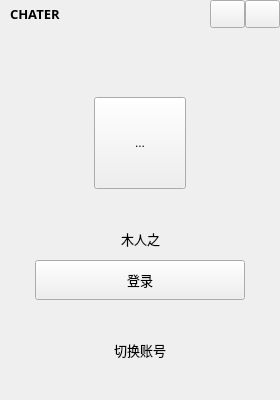
<?xml version="1.0" encoding="UTF-8"?>
<ui version="4.0">
 <class>signinWidget</class>
 <widget class="QWidget" name="signinWidget">
  <property name="geometry">
   <rect>
    <x>0</x>
    <y>0</y>
    <width>280</width>
    <height>400</height>
   </rect>
  </property>
  <property name="windowTitle">
   <string>signinWidget</string>
  </property>
  <property name="styleSheet">
   <string notr="true"/>
  </property>
  <layout class="QVBoxLayout" name="verticalLayout">
   <property name="spacing">
    <number>0</number>
   </property>
   <property name="leftMargin">
    <number>0</number>
   </property>
   <property name="topMargin">
    <number>0</number>
   </property>
   <property name="rightMargin">
    <number>0</number>
   </property>
   <property name="bottomMargin">
    <number>0</number>
   </property>
   <item>
    <widget class="QWidget" name="wgtTitle" native="true">
     <layout class="QHBoxLayout" name="horizontalLayout">
      <property name="spacing">
       <number>0</number>
      </property>
      <property name="leftMargin">
       <number>0</number>
      </property>
      <property name="topMargin">
       <number>0</number>
      </property>
      <property name="rightMargin">
       <number>0</number>
      </property>
      <property name="bottomMargin">
       <number>0</number>
      </property>
      <item>
       <spacer name="horizontalSpacer_6">
        <property name="orientation">
         <enum>Qt::Horizontal</enum>
        </property>
        <property name="sizeType">
         <enum>QSizePolicy::Fixed</enum>
        </property>
        <property name="sizeHint" stdset="0">
         <size>
          <width>10</width>
          <height>20</height>
         </size>
        </property>
       </spacer>
      </item>
      <item>
       <widget class="QLabel" name="lbTitle">
        <property name="font">
         <font>
          <family>Adobe 宋体 Std L</family>
          <pointsize>10</pointsize>
          <weight>75</weight>
          <bold>true</bold>
          <stylestrategy>PreferDefault</stylestrategy>
         </font>
        </property>
        <property name="text">
         <string>CHATER</string>
        </property>
       </widget>
      </item>
      <item>
       <spacer name="horizontalSpacer">
        <property name="orientation">
         <enum>Qt::Horizontal</enum>
        </property>
        <property name="sizeHint" stdset="0">
         <size>
          <width>40</width>
          <height>20</height>
         </size>
        </property>
       </spacer>
      </item>
      <item>
       <widget class="QPushButton" name="btnConfig">
        <property name="sizePolicy">
         <sizepolicy hsizetype="Fixed" vsizetype="Fixed">
          <horstretch>0</horstretch>
          <verstretch>0</verstretch>
         </sizepolicy>
        </property>
        <property name="minimumSize">
         <size>
          <width>35</width>
          <height>28</height>
         </size>
        </property>
        <property name="maximumSize">
         <size>
          <width>35</width>
          <height>28</height>
         </size>
        </property>
        <property name="text">
         <string/>
        </property>
       </widget>
      </item>
      <item>
       <widget class="QPushButton" name="btnClose">
        <property name="sizePolicy">
         <sizepolicy hsizetype="Fixed" vsizetype="Fixed">
          <horstretch>0</horstretch>
          <verstretch>0</verstretch>
         </sizepolicy>
        </property>
        <property name="minimumSize">
         <size>
          <width>35</width>
          <height>28</height>
         </size>
        </property>
        <property name="maximumSize">
         <size>
          <width>35</width>
          <height>28</height>
         </size>
        </property>
        <property name="text">
         <string/>
        </property>
       </widget>
      </item>
     </layout>
    </widget>
   </item>
   <item>
    <spacer name="verticalSpacer_2">
     <property name="orientation">
      <enum>Qt::Vertical</enum>
     </property>
     <property name="sizeType">
      <enum>QSizePolicy::Expanding</enum>
     </property>
     <property name="sizeHint" stdset="0">
      <size>
       <width>20</width>
       <height>80</height>
      </size>
     </property>
    </spacer>
   </item>
   <item>
    <widget class="QWidget" name="widget_2" native="true">
     <layout class="QHBoxLayout" name="horizontalLayout_2">
      <property name="spacing">
       <number>0</number>
      </property>
      <property name="leftMargin">
       <number>0</number>
      </property>
      <property name="topMargin">
       <number>0</number>
      </property>
      <property name="rightMargin">
       <number>0</number>
      </property>
      <property name="bottomMargin">
       <number>0</number>
      </property>
      <item>
       <widget class="QToolButton" name="btnHeadIcon">
        <property name="minimumSize">
         <size>
          <width>92</width>
          <height>92</height>
         </size>
        </property>
        <property name="mouseTracking">
         <bool>false</bool>
        </property>
        <property name="text">
         <string>...</string>
        </property>
       </widget>
      </item>
     </layout>
    </widget>
   </item>
   <item>
    <spacer name="verticalSpacer_4">
     <property name="orientation">
      <enum>Qt::Vertical</enum>
     </property>
     <property name="sizeHint" stdset="0">
      <size>
       <width>20</width>
       <height>40</height>
      </size>
     </property>
    </spacer>
   </item>
   <item>
    <widget class="QWidget" name="widget_3" native="true">
     <layout class="QHBoxLayout" name="horizontalLayout_3">
      <item>
       <spacer name="horizontalSpacer_2">
        <property name="orientation">
         <enum>Qt::Horizontal</enum>
        </property>
        <property name="sizeHint" stdset="0">
         <size>
          <width>103</width>
          <height>20</height>
         </size>
        </property>
       </spacer>
      </item>
      <item>
       <widget class="QLabel" name="lbName">
        <property name="font">
         <font>
          <family>微软雅黑</family>
          <pointsize>10</pointsize>
          <weight>50</weight>
          <bold>false</bold>
         </font>
        </property>
        <property name="text">
         <string>木人之</string>
        </property>
       </widget>
      </item>
      <item>
       <spacer name="horizontalSpacer_3">
        <property name="orientation">
         <enum>Qt::Horizontal</enum>
        </property>
        <property name="sizeHint" stdset="0">
         <size>
          <width>102</width>
          <height>20</height>
         </size>
        </property>
       </spacer>
      </item>
     </layout>
    </widget>
   </item>
   <item>
    <widget class="QWidget" name="widget_4" native="true">
     <layout class="QHBoxLayout" name="horizontalLayout_4">
      <property name="spacing">
       <number>0</number>
      </property>
      <property name="leftMargin">
       <number>0</number>
      </property>
      <property name="topMargin">
       <number>0</number>
      </property>
      <property name="rightMargin">
       <number>0</number>
      </property>
      <property name="bottomMargin">
       <number>0</number>
      </property>
      <item>
       <spacer name="horizontalSpacer_4">
        <property name="orientation">
         <enum>Qt::Horizontal</enum>
        </property>
        <property name="sizeHint" stdset="0">
         <size>
          <width>40</width>
          <height>20</height>
         </size>
        </property>
       </spacer>
      </item>
      <item>
       <widget class="QPushButton" name="btnSignin">
        <property name="minimumSize">
         <size>
          <width>210</width>
          <height>40</height>
         </size>
        </property>
        <property name="font">
         <font>
          <family>微软雅黑</family>
          <pointsize>10</pointsize>
         </font>
        </property>
        <property name="text">
         <string>登录</string>
        </property>
       </widget>
      </item>
      <item>
       <spacer name="horizontalSpacer_5">
        <property name="orientation">
         <enum>Qt::Horizontal</enum>
        </property>
        <property name="sizeHint" stdset="0">
         <size>
          <width>40</width>
          <height>20</height>
         </size>
        </property>
       </spacer>
      </item>
     </layout>
    </widget>
   </item>
   <item>
    <spacer name="verticalSpacer_3">
     <property name="orientation">
      <enum>Qt::Vertical</enum>
     </property>
     <property name="sizeType">
      <enum>QSizePolicy::Fixed</enum>
     </property>
     <property name="sizeHint" stdset="0">
      <size>
       <width>20</width>
       <height>40</height>
      </size>
     </property>
    </spacer>
   </item>
   <item>
    <widget class="QWidget" name="widget_5" native="true">
     <layout class="QHBoxLayout" name="horizontalLayout_5">
      <property name="spacing">
       <number>0</number>
      </property>
      <property name="leftMargin">
       <number>0</number>
      </property>
      <property name="topMargin">
       <number>0</number>
      </property>
      <property name="rightMargin">
       <number>0</number>
      </property>
      <property name="bottomMargin">
       <number>0</number>
      </property>
      <item>
       <widget class="QLabel" name="lbChangeUsr">
        <property name="sizePolicy">
         <sizepolicy hsizetype="Fixed" vsizetype="Fixed">
          <horstretch>0</horstretch>
          <verstretch>0</verstretch>
         </sizepolicy>
        </property>
        <property name="font">
         <font>
          <family>微软雅黑</family>
          <pointsize>10</pointsize>
         </font>
        </property>
        <property name="cursor">
         <cursorShape>PointingHandCursor</cursorShape>
        </property>
        <property name="text">
         <string>切换账号</string>
        </property>
       </widget>
      </item>
     </layout>
    </widget>
   </item>
   <item>
    <spacer name="verticalSpacer">
     <property name="orientation">
      <enum>Qt::Vertical</enum>
     </property>
     <property name="sizeType">
      <enum>QSizePolicy::Fixed</enum>
     </property>
     <property name="sizeHint" stdset="0">
      <size>
       <width>20</width>
       <height>40</height>
      </size>
     </property>
    </spacer>
   </item>
  </layout>
 </widget>
 <layoutdefault spacing="6" margin="11"/>
 <resources/>
 <connections/>
</ui>
